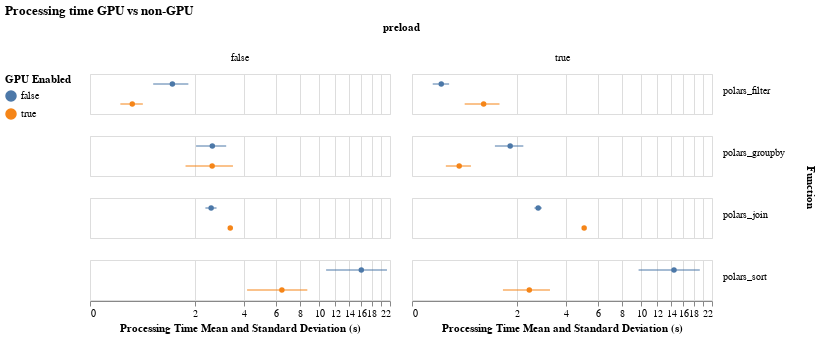

The cell this chart's notebook holds for it:
### Code cell
plot_pretty_boxplot(
    df,
    field="gpu",
    title="Processing time GPU vs non-GPU",
    filename="gpu-accelerated-vs-non-accelerated.png",
    filter="lazy",
    legend_title="GPU Enabled",
    column="preload",
)

### Figure 1 — Vega-Lite specification as saved in the notebook (floating-point values rounded to 4 significant figures; data arrays with more than 128 entries replaced by an {"elided": "..."} marker saying what was removed)
{"usermeta": {"embedOptions": {"theme": "carbong10"}}, "config": {"view": {"continuousWidth": 300, "continuousHeight": 300}}, "data": {"name": "data-15a2c4d7b09ac3ee64521ae9f33f9cce"}, "facet": {"column": {"field": "preload", "header": {"titleFontWeight": "bold"}, "type": "nominal"}, "row": {"field": "func", "header": {"labelAlign": "right", "labelAngle": 0, "labelBaseline": "alphabetic", "orient": "right", "titleFontWeight": "bold"}, "title": "Function", "type": "nominal"}}, "spec": {"layer": [{"mark": {"type": "point", "filled": true}, "encoding": {"color": {"field": "gpu", "legend": {"orient": "left"}, "title": "GPU Enabled", "type": "nominal"}, "x": {"aggregate": "mean", "field": "duration", "scale": {"type": "symlog"}, "title": "Processing Time Mean and Standard Deviation (s)", "type": "quantitative"}, "y": {"axis": null, "field": "gpu", "type": "nominal"}}}, {"mark": {"type": "errorbar"}, "encoding": {"color": {"field": "gpu", "type": "nominal"}, "x": {"aggregate": "stdev", "field": "duration", "scale": {"type": "symlog"}, "title": "", "type": "quantitative"}, "y": {"axis": null, "field": "gpu", "type": "nominal"}}}]}, "title": {"text": "Processing time GPU vs non-GPU"}, "transform": [{"filter": "datum.lazy"}], "$schema": "https://vega.github.io/schema/vega-lite/v5.20.1.json", "datasets": {"data-15a2c4d7b09ac3ee64521ae9f33f9cce": {"elided": "384 records"}}}
